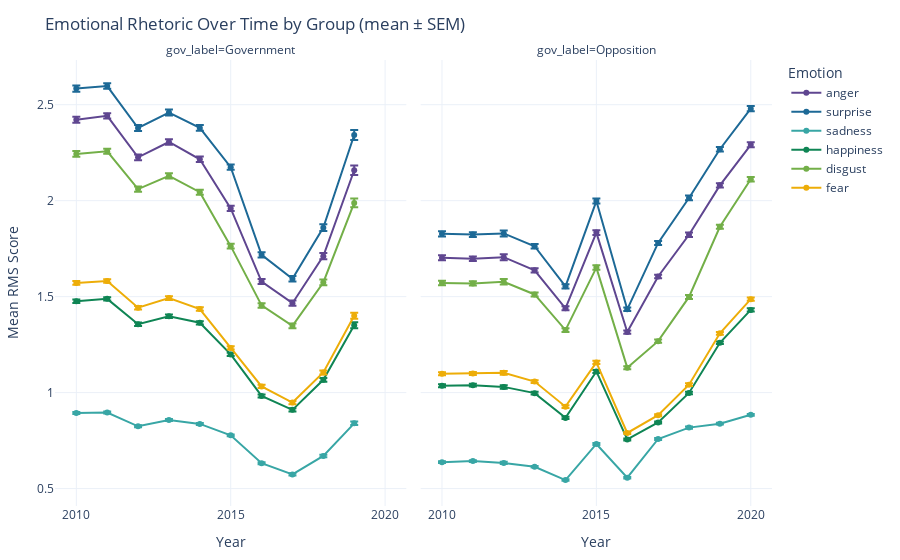

This figure's notebook cell:
### Code cell
fig = px.line(
    agg.sort_values("year"),
    x="year",
    y="mean_score",
    color="emotion",
    line_group="emotion",
    facet_col="gov_label",
    facet_col_wrap=2,
    markers=True,
    error_y="sem",
    color_discrete_sequence=px.colors.qualitative.Prism,
    labels={
        "year": "Year",
        "mean_score": "Mean RMS Score",
        "emotion": "Emotion"
    },
    title="Emotional Rhetoric Over Time by Group (mean ± SEM)"
)

fig.update_layout(
    template="plotly_white",
    legend_title_text="Emotion",
    margin=dict(l=40, r=20, t=60, b=40),
)

# Make x-axes show integer ticks and share Y across facets
for ax in fig.layout:
    if isinstance(fig.layout[ax], dict) and ax.startswith("xaxis"):
        fig.layout[ax].tickmode = "linear"

fig.update_yaxes(matches="y")  # same y-scale across facets
fig.show()

### Figure 1 — Plotly figure (JSON) as saved in the notebook; plotly's stock layout.template omitted (floating-point values rounded to 4 significant figures)
{"data": [{"error_y": {"array": [0.01578, 0.01374, 0.015, 0.01491, 0.01418, 0.01329, 0.01291, 0.01358, 0.01621, 0.02509]}, "hovertemplate": "Emotion=anger<br>gov_label=Government<br>Year=%{x}<br>Mean RMS Score=%{y}<extra></extra>", "legendgroup": "anger", "line": {"color": "rgb(95, 70, 144)", "dash": "solid"}, "marker": {"symbol": "circle"}, "mode": "lines+markers", "name": "anger", "orientation": "v", "showlegend": true, "type": "scatter", "x": [2010, 2011, 2012, 2013, 2014, 2015, 2016, 2017, 2018, 2019], "xaxis": "x", "y": [2.422, 2.442, 2.226, 2.306, 2.215, 1.96, 1.579, 1.466, 1.711, 2.158], "yaxis": "y"}, {"error_y": {"array": [0.01266, 0.01193, 0.01531, 0.01121, 0.01063, 0.01268, 0.008686, 0.009625, 0.01146, 0.01124, 0.01296]}, "hovertemplate": "Emotion=anger<br>gov_label=Opposition<br>Year=%{x}<br>Mean RMS Score=%{y}<extra></extra>", "legendgroup": "anger", "line": {"color": "rgb(95, 70, 144)", "dash": "solid"}, "marker": {"symbol": "circle"}, "mode": "lines+markers", "name": "anger", "orientation": "v", "showlegend": false, "type": "scatter", "x": [2010, 2011, 2012, 2013, 2014, 2015, 2016, 2017, 2018, 2019, 2020], "xaxis": "x2", "y": [1.703, 1.698, 1.706, 1.637, 1.439, 1.834, 1.315, 1.605, 1.822, 2.08, 2.291], "yaxis": "y2"}, {"error_y": {"array": [0.01625, 0.01412, 0.01548, 0.01539, 0.01462, 0.01392, 0.01371, 0.01438, 0.0171, 0.02612]}, "hovertemplate": "Emotion=surprise<br>gov_label=Government<br>Year=%{x}<br>Mean RMS Score=%{y}<extra></extra>", "legendgroup": "surprise", "line": {"color": "rgb(29, 105, 150)", "dash": "solid"}, "marker": {"symbol": "circle"}, "mode": "lines+markers", "name": "surprise", "orientation": "v", "showlegend": true, "type": "scatter", "x": [2010, 2011, 2012, 2013, 2014, 2015, 2016, 2017, 2018, 2019], "xaxis": "x", "y": [2.584, 2.597, 2.379, 2.459, 2.379, 2.175, 1.718, 1.593, 1.86, 2.342], "yaxis": "y"}, {"error_y": {"array": [0.01326, 0.0125, 0.01599, 0.01176, 0.01118, 0.01331, 0.009269, 0.01044, 0.01228, 0.01181, 0.01349]}, "hovertemplate": "Emotion=surprise<br>gov_label=Opposition<br>Year=%{x}<br>Mean RMS Score=%{y}<extra></extra>", "legendgroup": "surprise", "line": {"color": "rgb(29, 105, 150)", "dash": "solid"}, "marker": {"symbol": "circle"}, "mode": "lines+markers", "name": "surprise", "orientation": "v", "showlegend": false, "type": "scatter", "x": [2010, 2011, 2012, 2013, 2014, 2015, 2016, 2017, 2018, 2019, 2020], "xaxis": "x2", "y": [1.827, 1.824, 1.829, 1.763, 1.554, 1.998, 1.434, 1.78, 2.014, 2.268, 2.479], "yaxis": "y2"}, {"error_y": {"array": [0.005616, 0.004858, 0.005383, 0.005316, 0.005105, 0.00509, 0.00535, 0.005323, 0.006279, 0.00936]}, "hovertemplate": "Emotion=sadness<br>gov_label=Government<br>Year=%{x}<br>Mean RMS Score=%{y}<extra></extra>", "legendgroup": "sadness", "line": {"color": "rgb(56, 166, 165)", "dash": "solid"}, "marker": {"symbol": "circle"}, "mode": "lines+markers", "name": "sadness", "orientation": "v", "showlegend": true, "type": "scatter", "x": [2010, 2011, 2012, 2013, 2014, 2015, 2016, 2017, 2018, 2019], "xaxis": "x", "y": [0.8937, 0.8965, 0.8246, 0.8578, 0.8369, 0.7773, 0.6321, 0.574, 0.67, 0.84], "yaxis": "y"}, {"error_y": {"array": [0.004633, 0.004415, 0.005532, 0.004063, 0.003903, 0.004984, 0.003722, 0.004707, 0.005316, 0.004545, 0.004929]}, "hovertemplate": "Emotion=sadness<br>gov_label=Opposition<br>Year=%{x}<br>Mean RMS Score=%{y}<extra></extra>", "legendgroup": "sadness", "line": {"color": "rgb(56, 166, 165)", "dash": "solid"}, "marker": {"symbol": "circle"}, "mode": "lines+markers", "name": "sadness", "orientation": "v", "showlegend": false, "type": "scatter", "x": [2010, 2011, 2012, 2013, 2014, 2015, 2016, 2017, 2018, 2019, 2020], "xaxis": "x2", "y": [0.6377, 0.6432, 0.6337, 0.6133, 0.5444, 0.7325, 0.5565, 0.7585, 0.8176, 0.8381, 0.8843], "yaxis": "y2"}, {"error_y": {"array": [0.009469, 0.008279, 0.008951, 0.008864, 0.008518, 0.008157, 0.007936, 0.008361, 0.01005, 0.01546]}, "hovertemplate": "Emotion=happiness<br>gov_label=Government<br>Year=%{x}<br>Mean RMS Score=%{y}<extra></extra>", "legendgroup": "happiness", "line": {"color": "rgb(15, 133, 84)", "dash": "solid"}, "marker": {"symbol": "circle"}, "mode": "lines+markers", "name": "happiness", "orientation": "v", "showlegend": true, "type": "scatter", "x": [2010, 2011, 2012, 2013, 2014, 2015, 2016, 2017, 2018, 2019], "xaxis": "x", "y": [1.476, 1.488, 1.356, 1.398, 1.364, 1.199, 0.9827, 0.9101, 1.067, 1.351], "yaxis": "y"}, {"error_y": {"array": [0.007617, 0.007228, 0.009089, 0.006733, 0.00632, 0.007699, 0.005109, 0.005405, 0.006625, 0.006846, 0.00798]}, "hovertemplate": "Emotion=happiness<br>gov_label=Opposition<br>Year=%{x}<br>Mean RMS Score=%{y}<extra></extra>", "legendgroup": "happiness", "line": {"color": "rgb(15, 133, 84)", "dash": "solid"}, "marker": {"symbol": "circle"}, "mode": "lines+markers", "name": "happiness", "orientation": "v", "showlegend": false, "type": "scatter", "x": [2010, 2011, 2012, 2013, 2014, 2015, 2016, 2017, 2018, 2019, 2020], "xaxis": "x2", "y": [1.035, 1.039, 1.03, 0.9973, 0.8683, 1.11, 0.7559, 0.8447, 0.9983, 1.26, 1.431], "yaxis": "y2"}, {"error_y": {"array": [0.01461, 0.01273, 0.01387, 0.0138, 0.01311, 0.01226, 0.01192, 0.01254, 0.01498, 0.02322]}, "hovertemplate": "Emotion=disgust<br>gov_label=Government<br>Year=%{x}<br>Mean RMS Score=%{y}<extra></extra>", "legendgroup": "disgust", "line": {"color": "rgb(115, 175, 72)", "dash": "solid"}, "marker": {"symbol": "circle"}, "mode": "lines+markers", "name": "disgust", "orientation": "v", "showlegend": true, "type": "scatter", "x": [2010, 2011, 2012, 2013, 2014, 2015, 2016, 2017, 2018, 2019], "xaxis": "x", "y": [2.244, 2.257, 2.061, 2.129, 2.044, 1.763, 1.454, 1.348, 1.574, 1.988], "yaxis": "y"}, {"error_y": {"array": [0.01171, 0.01103, 0.01415, 0.01037, 0.009818, 0.01164, 0.007732, 0.008214, 0.01011, 0.01035, 0.012]}, "hovertemplate": "Emotion=disgust<br>gov_label=Opposition<br>Year=%{x}<br>Mean RMS Score=%{y}<extra></extra>", "legendgroup": "disgust", "line": {"color": "rgb(115, 175, 72)", "dash": "solid"}, "marker": {"symbol": "circle"}, "mode": "lines+markers", "name": "disgust", "orientation": "v", "showlegend": false, "type": "scatter", "x": [2010, 2011, 2012, 2013, 2014, 2015, 2016, 2017, 2018, 2019, 2020], "xaxis": "x2", "y": [1.571, 1.569, 1.577, 1.511, 1.326, 1.651, 1.13, 1.268, 1.498, 1.864, 2.112], "yaxis": "y2"}, {"error_y": {"array": [0.009993, 0.008697, 0.00948, 0.009414, 0.00894, 0.008425, 0.008322, 0.008692, 0.01036, 0.01592]}, "hovertemplate": "Emotion=fear<br>gov_label=Government<br>Year=%{x}<br>Mean RMS Score=%{y}<extra></extra>", "legendgroup": "fear", "line": {"color": "rgb(237, 173, 8)", "dash": "solid"}, "marker": {"symbol": "circle"}, "mode": "lines+markers", "name": "fear", "orientation": "v", "showlegend": true, "type": "scatter", "x": [2010, 2011, 2012, 2013, 2014, 2015, 2016, 2017, 2018, 2019], "xaxis": "x", "y": [1.572, 1.581, 1.442, 1.492, 1.435, 1.233, 1.032, 0.9482, 1.105, 1.4], "yaxis": "y"}, {"error_y": {"array": [0.00805, 0.007606, 0.009727, 0.007123, 0.006745, 0.008015, 0.005342, 0.00568, 0.006958, 0.007129, 0.008247]}, "hovertemplate": "Emotion=fear<br>gov_label=Opposition<br>Year=%{x}<br>Mean RMS Score=%{y}<extra></extra>", "legendgroup": "fear", "line": {"color": "rgb(237, 173, 8)", "dash": "solid"}, "marker": {"symbol": "circle"}, "mode": "lines+markers", "name": "fear", "orientation": "v", "showlegend": false, "type": "scatter", "x": [2010, 2011, 2012, 2013, 2014, 2015, 2016, 2017, 2018, 2019, 2020], "xaxis": "x2", "y": [1.099, 1.099, 1.103, 1.057, 0.9268, 1.157, 0.7898, 0.8822, 1.041, 1.309, 1.487], "yaxis": "y2"}], "layout": {"annotations": [{"font": {}, "showarrow": false, "text": "gov_label=Government", "x": 0.245, "xanchor": "center", "xref": "paper", "y": 1, "yanchor": "bottom", "yref": "paper"}, {"font": {}, "showarrow": false, "text": "gov_label=Opposition", "x": 0.755, "xanchor": "center", "xref": "paper", "y": 1, "yanchor": "bottom", "yref": "paper"}], "legend": {"title": {"text": "Emotion"}, "tracegroupgap": 0}, "margin": {"b": 40, "l": 40, "r": 20, "t": 60}, "title": {"text": "Emotional Rhetoric Over Time by Group (mean ± SEM)"}, "xaxis": {"anchor": "y", "domain": [0, 0.49], "title": {"text": "Year"}}, "xaxis2": {"anchor": "y2", "domain": [0.51, 1], "matches": "x", "title": {"text": "Year"}}, "yaxis": {"anchor": "x", "domain": [0, 1], "matches": "y", "title": {"text": "Mean RMS Score"}}, "yaxis2": {"anchor": "x2", "domain": [0, 1], "matches": "y", "showticklabels": false}}}
